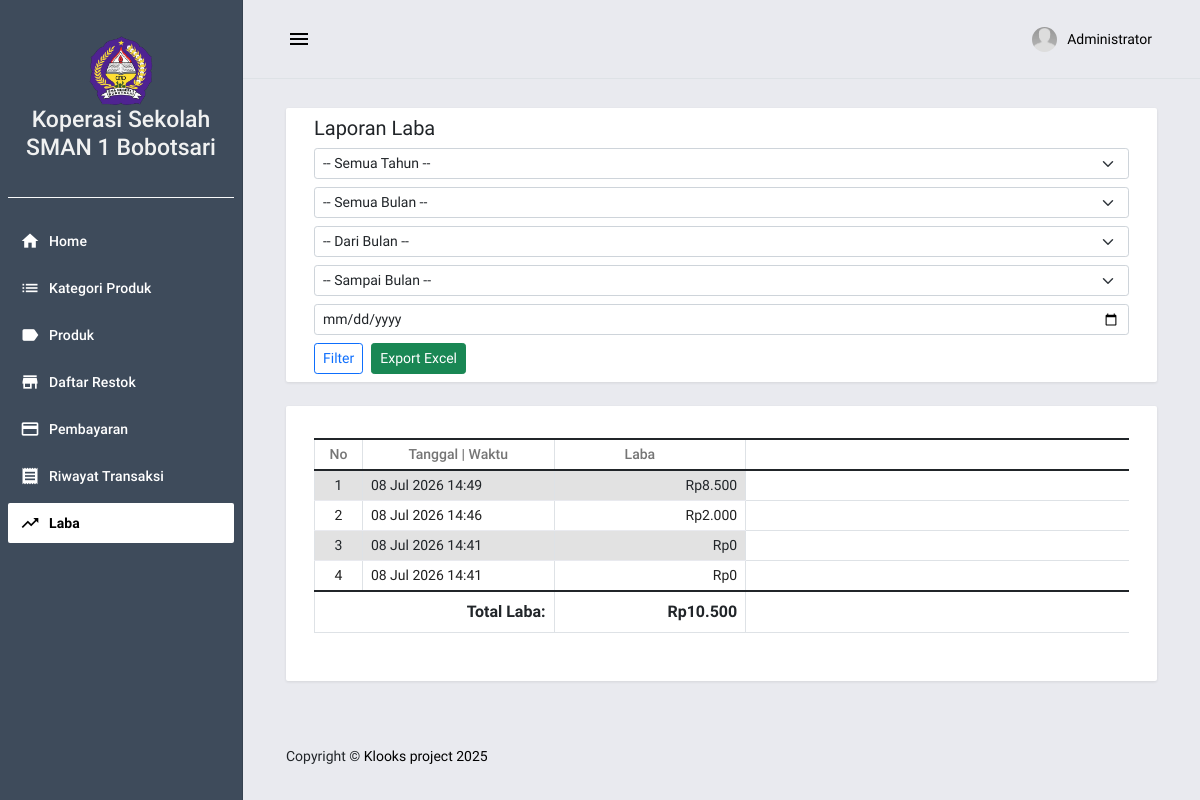
The app's page /profits (signed in), older data.
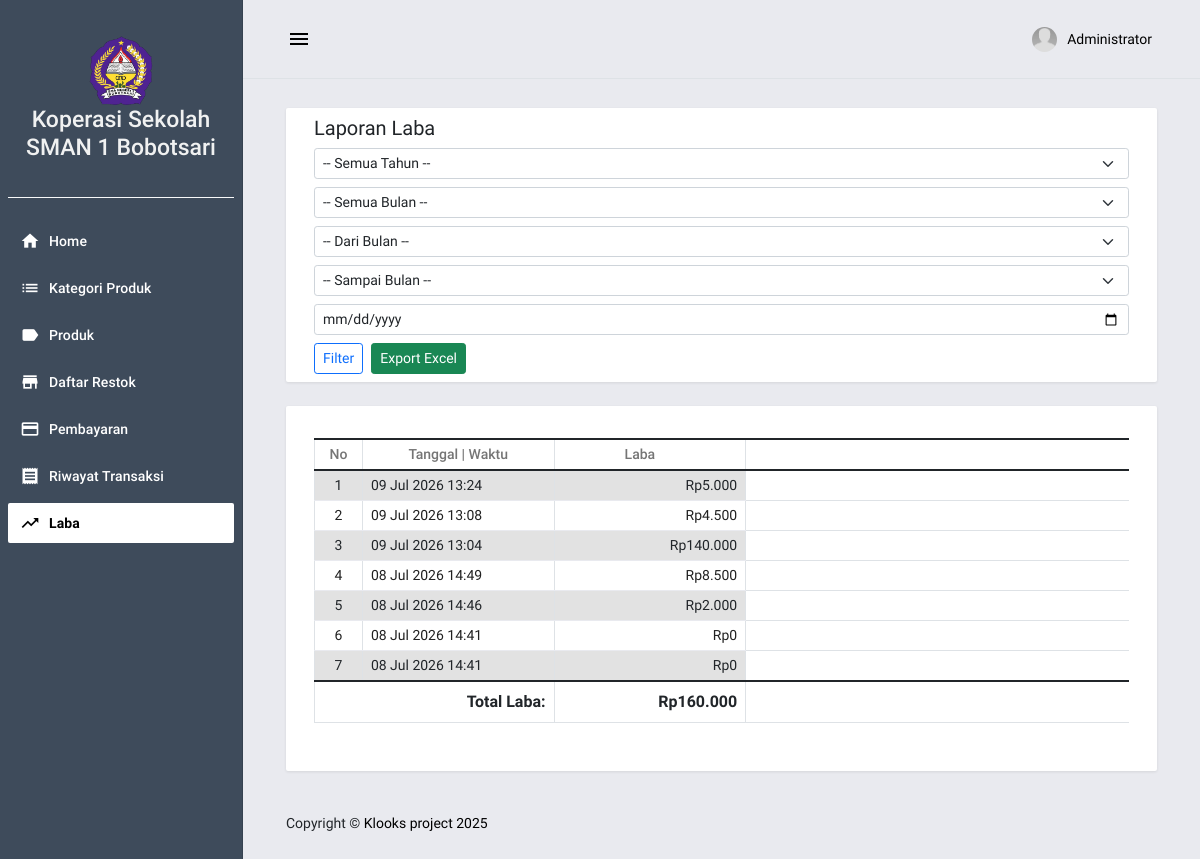
The same page, newer data.
### posApp/models.py (models this page shows, shortened)
class Sales(models.Model):
    code = models.CharField(max_length=100)
    sub_total = models.FloatField(default=0)
    grand_total = models.FloatField(default=0)
    tendered_amount = models.FloatField(default=0)
    amount_change = models.FloatField(default=0)
    profit = models.FloatField(default=0)
    date_added = models.DateTimeField(default=timezone.now)
    date_updated = models.DateTimeField(auto_now=True)

### posApp/views.py (the view)
# urls.py: path('profits', views.profitList, name="profit-page"),
@login_required
def profitList(request):
    profits = Sales.objects.all().order_by('-date_added')
    year = request.GET.get('year', '')
    month = request.GET.get('month', '')
    start_month = request.GET.get('start_month', '')
    end_month = request.GET.get('end_month', '')
    date = request.GET.get('date', '')
    if year:
        profits = profits.filter(date_added__year=year)
    if date:
        profits = profits.filter(date_added__date=date)
    if month:
        profits = profits.filter(date_added__month=month)
    elif start_month and end_month:
        profits = profits.filter(date_added__month__gte=start_month, date_added__month__lte=end_month)
    profit_data = []
    total_profit = 0
    for sale in profits:
        data = {
            'id': sale.id,
            'date_added': sale.date_added,
            'profit': sale.profit,
        }
        total_profit += sale.profit
        profit_data.append(data)
    year_choices = list(Sales.objects.dates('date_added', 'year', order='DESC'))
    year_choices = [y.year for y in year_choices]
    month_choices = [
        (1, 'Januari'), (2, 'Februari'), (3, 'Maret'), (4, 'April'),
        (5, 'Mei'), (6, 'Juni'), (7, 'Juli'), (8, 'Agustus'),
        (9, 'September'), (10, 'Oktober'), (11, 'November'), (12, 'Desember')
    ]
    context = {
        'page_title': 'Laporan Laba',
        'profit_data': profit_data,
        'total_profit': total_profit,
        'selected_year': year,
        'selected_month': month,
        'selected_start_month': start_month,
        'selected_end_month': end_month,
        'selected_date': date,
        'year_choices': year_choices,
        'month_choices': month_choices,
    }
    return render(request, 'posApp/profit.html', context)

### posApp/templatetags/currency_filters.py (called while the page is built)
@register.filter(name='rupiah')
def rupiah(value):
    try:
        number = int(float(value))
    except (TypeError, ValueError):
        return value
    return f"Rp{number:,.0f}".replace(",", ".")

### posApp/templates/posApp/profit.html (shortened to what this page needs)
{% extends "posApp/base.html" %} {% load humanize currency_filters %} {% block pageContent %}
<div class="mdc-layout-grid__cell stretch-card mdc-layout-grid__cell--span-12">
    <div class="mdc-card py-2">
        <div class="d-flex justify-content-between align-items-center flex-wrap gap-2">
            <h4 class="card-title mb-0">Laporan Laba</h4>
            <form method="get" class="d-flex align-items-center gap-2 flex-wrap">
                <select name="year" class="form-select form-select-sm">
                    <option value="">-- Semua Tahun --</option>
                </select>
                <select name="month" class="form-select form-select-sm">
                    <option value="">-- Semua Bulan --</option>
                </select>
                <select name="start_month" class="form-select form-select-sm">
                    <option value="">-- Dari Bulan --</option>
                </select>
                <select name="end_month" class="form-select form-select-sm">
                    <option value="">-- Sampai Bulan --</option>
                </select>
                <input type="date" name="date" value="{{ selected_date }}" class="form-control form-control-sm" />
                <button class="btn btn-sm btn-outline-primary" type="submit">Filter</button>
                <a class="btn btn-sm btn-success" href="{% url 'profit-export-excel' %}?year={{ selected_year }}&month={{ selected_month }}&start_month={{ selected_start_month }}&end_month={{ selected_end_month }}&date={{ selected_date }}">Export Excel</a>
            </form>
        </div>
    </div>
</div>
<div class="mdc-layout-grid__cell stretch-card mdc-layout-grid__cell--span-12">
    <div class="mdc-card">
        <div class="table-responsive">
            <table class="table table-striped table-bordered">
                <colgroup>
                    <col width="5%">
                    <col width="20%">
                    <col width="20%">
                    <col width="20%">
                    <col width="20%">
                </colgroup>
                <thead>
                    <tr>
                        <th class="text-center py-1 px-2">No</th>
                        <th class="text-center py-1">Tanggal | Waktu</th>
                        <th class="text-center py-1">Laba</th>
                    </tr>
                </thead>
                <tbody>
                    {% for profit in profit_data %}
                    <tr>
                        <td class="px-2 py-1 text-center">{{ forloop.counter }}</td>
                        <td class="px-2 py-1 text-start">{{ profit.date_added|date:'d M Y H:i' }}</td>
                        <td class="px-2 py-1 text-end">{{ profit.profit|rupiah }}</td>
                    </tr>
                    {% empty %}
                    <tr>
                        <td colspan="5" class="text-center py-3">Tidak ada data laba untuk filter ini.</td>
                    </tr>
                    {% endfor %}
                </tbody>
                <tfoot>
                    <tr>
                        <td colspan="2" class="text-end fw-bold">Total Laba:</td>
                        <td class="text-end fw-bold">{{ total_profit|default:0|rupiah }}</td>
                    </tr>
                </tfoot>
            </table>
        </div>
    </div>
</div>
{% endblock pageContent %}

Row changes from the older to the newer data that the page shows:
added Sales: date_added "09 Jul 2026 13:24", profit|rupiah "Rp5.000"
added Sales: date_added "09 Jul 2026 13:08", profit|rupiah "Rp4.500"
added Sales: date_added "09 Jul 2026 13:04", profit|rupiah "Rp140.000"
Text that changed along with them:
{{ total_profit|default:0|rupiah }}: "Rp10.500" → "Rp160.000"
new list line: "1"
new list line: "2"
new list line: "3"
